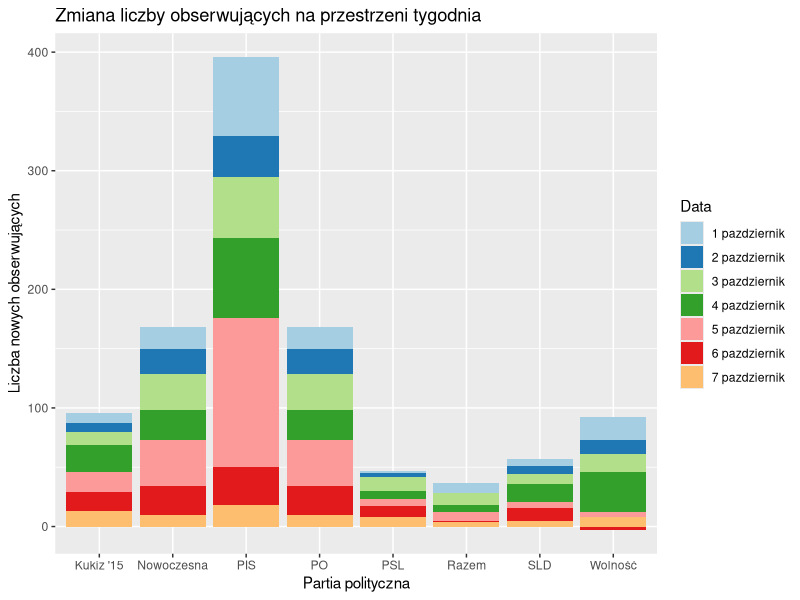
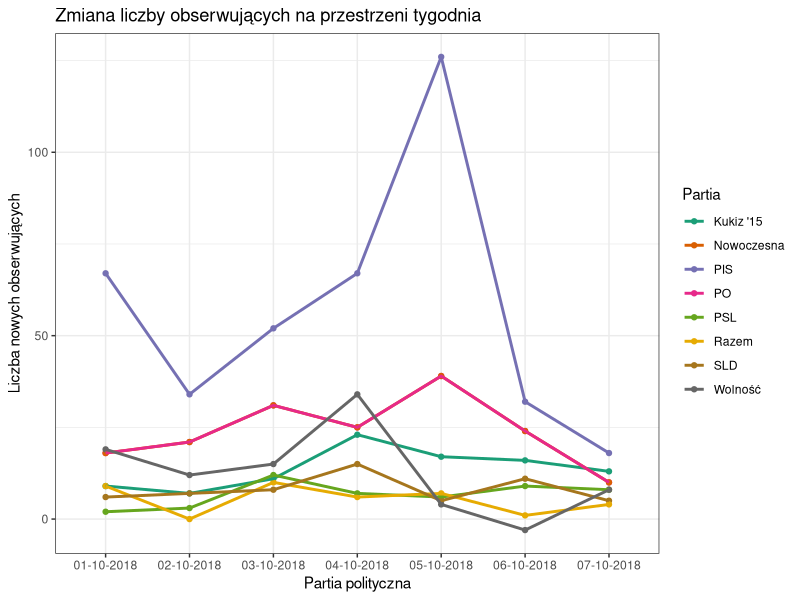

These figures' R source, in order:
## ---- chunk 1
knitr::opts_chunk$set(echo = TRUE)
library(ggplot2)
library(readxl)
## ---- chunk 2
df <- read_excel("obserwujacy.xlsx", sheet = 1)
## ---- chunk 3
ggplot(data=df, aes(x=Partia, y=Liczba, fill=Data)) +
  geom_bar(stat="identity") + 
  scale_fill_brewer(palette="Paired")  + 
  labs(x="Partia polityczna", y="Liczba nowych obserwujących") +
  ggtitle("Zmiana liczby obserwujących na przestrzeni tygodnia")

## ---- chunk 4
df$Data <-  paste0("0", sub(" .*", "", df$Data),"-10-2018")
## ---- chunk 5
ggplot(df, mapping = aes(x = Data, y = Liczba, col= Partia, group = Partia)) + geom_point() + geom_line(size=1) + theme(axis.text.x = element_text(angle=45, hjust=1)) + labs(x="Partia polityczna", y="Liczba nowych obserwujących") + ggtitle("Zmiana liczby obserwujących na przestrzeni tygodnia") + theme_bw() + scale_color_manual(values = c("#1b9e77", "#d95f02", "#7570b3", "#e7298a", "#66a61e", "#e6ab02", "#a6761d", "#666666"))
